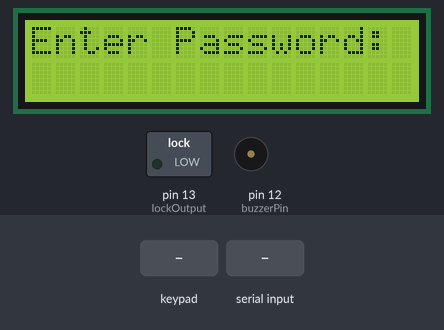
Simulated run of this sketch. Board: Arduino Uno, built with avr-gcc and run on an emulated ATmega328P. Parts: 16×2 character LCD, switched loads named in the sketch (green lamp = pin HIGH), buzzer (waves = sounding, pin HIGH). The test bench sets the inputs (shaded band).

Above: at 1.2 s.
1.3 s: keypad keys 1 2 3 4 5 6 7 8 pressed 0.4 s apart
At 5.7 s:
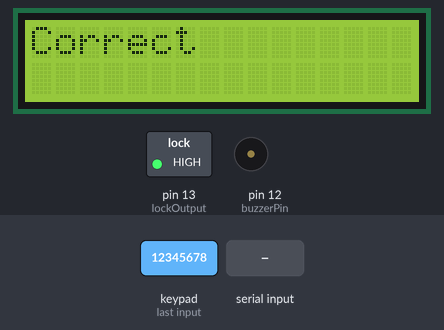
6.0 s: key '*' pressed
9.0 s: keypad keys 1 3 9 7 2 2 2 2 pressed 0.4 s apart
At 15.0 s:
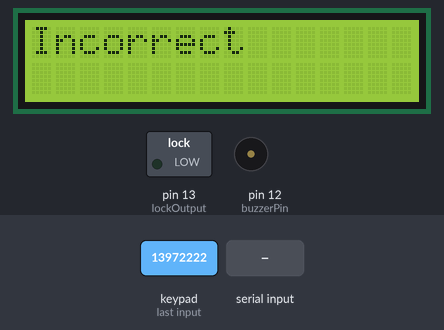
15.2 s: keypad keys 0 0 0 0 0 0 0 0 pressed 0.4 s apart
At 19.6 s:
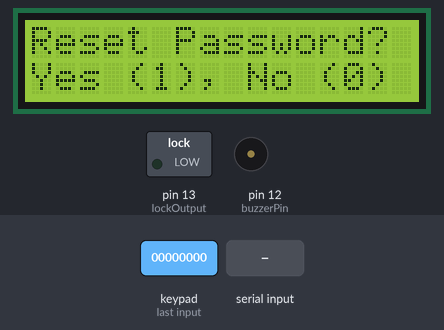
20.1 s: "1" received over the second serial link
At 20.8 s:
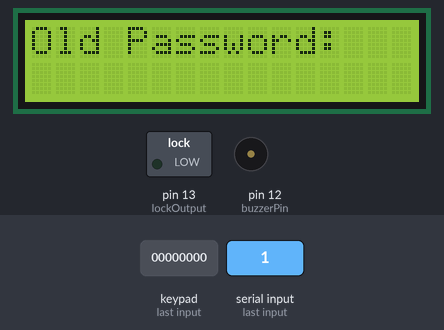
21.7 s: keypad keys 1 2 3 4 5 6 7 8 # pressed 0.4 s apart
At 26.4 s:
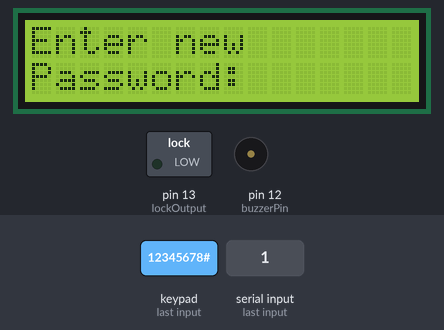
Timing chart, 0 to 27.8 s (numbered marks = the images above; inputs shaded):
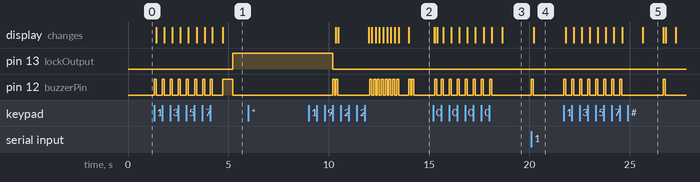

The sketch:

arduinoide.ino
```cpp
// Include Arduino Wire library for I2C
#include <Wire.h>
// Include LCD display library for I2C
#include <LiquidCrystal_I2C.h>
// Include Keypad library
#include <Keypad.h>
// Include Serial library
#include <SoftwareSerial.h>

SoftwareSerial mySerial(10, 11);  // 10 - Rx, 11 - Tx

// Length of password + 1 for null character
#define Password_Length 9

// Character to hold password input
char Data[Password_Length];

// Password
char Master[Password_Length] = "12345678";

// Pin connected to lock relay input
int lockOutput = 13;

// Pin connected to buzzer
int buzzerPin = 12;

// counter for incorrect attempts, max att
int countinc = 0;
#define MAXINC 3

// Counter for character entries
byte data_count = 0;

// Character to hold key input
char btKey;
char keyKey;
char customKey;

// Constants for row and column sizes
const byte ROWS = 4;
const byte COLS = 3;

// Array to represent keys on keypad
char hexaKeys[ROWS][COLS] = {
  { '1', '2', '3' },
  { '4', '5', '6' },
  { '7', '8', '9' },
  { '*', '0', '#' }
};

// Connections to Arduino
byte rowPins[ROWS] = { 8, 7, 6, 5 };
byte colPins[COLS] = { 4, 3, 2 };

// Create keypad object
Keypad customKeypad = Keypad(makeKeymap(hexaKeys), rowPins, colPins, ROWS, COLS);

// Create LCD object
LiquidCrystal_I2C lcd(0x27, 16, 2);

void setup() {
  // Setup LCD with backlight and initialize
  lcd.backlight();
  lcd.init();

  // Set lockOutput as an OUTPUT pin
  pinMode(lockOutput, OUTPUT);
  pinMode(buzzerPin, OUTPUT);

  //Serial
  mySerial.begin(9600);
  Serial.begin(115200);
}

void loop() {

  // Initialize LCD and print
  lcd.setCursor(0, 0);
  lcd.print("Enter Password:");

  // Look for keypress
  getChar();
  if (customKey) {

    // if *, show password
    if (customKey == '*') {
      showPass();
      goto shown;
    }

    // if #, backspace
    if (customKey == '#') {
      backspace();
      goto shown;
    }

    // Enter keypress into array and increment counter

    Data[data_count] = customKey;
    lcd.setCursor(data_count, 1);
    lcd.print('*');
    data_count++;
  }


  // See if we have reached the password length
  if (data_count == Password_Length - 1) {
    delay(500);
    lcd.clear();

    if (!strcmp("00000000", Data)) {
      changepass();
      goto endofloop;
    }

    if (!strcmp(Data, Master)) {
      // Password is correct
      lcd.print("Correct");
      // Turn on relay for 5 seconds
      digitalWrite(buzzerPin, HIGH);
      delay(500);
      digitalWrite(buzzerPin, LOW);
      digitalWrite(lockOutput, HIGH);
      delay(5000);
      digitalWrite(lockOutput, LOW);
      digitalWrite(buzzerPin, HIGH);
      delay(100);
      digitalWrite(buzzerPin, LOW);

    } else {
      // Password is incorrect
      lcd.print("Incorrect");
      digitalWrite(buzzerPin, HIGH);
      delay(100);
      digitalWrite(buzzerPin, LOW);
      delay(50);
      digitalWrite(buzzerPin, HIGH);
      delay(100);
      digitalWrite(buzzerPin, LOW);

      delay(1000);
      countinc++;
      if (countinc == MAXINC) {
        lcd.clear();
        lcd.print("Too many in-");
        lcd.setCursor(0, 1);
        lcd.print("correct attempts.");
        for (int i = 0; i < 3; i++) {
          digitalWrite(buzzerPin, HIGH);
          delay(100);
          digitalWrite(buzzerPin, LOW);
          delay(50);
          digitalWrite(buzzerPin, HIGH);
          delay(100);
          digitalWrite(buzzerPin, LOW);
          delay(100);
        }

        delay(1000);
        lcd.clear();
        lcd.print("Try again later");
        // delay(7000);
        digitalWrite(buzzerPin, HIGH);
        delay(1500);
        digitalWrite(buzzerPin, LOW);
        delay(3500);
        countinc = 0;
      }
    }

endofloop:
    NULL;

    // Clear data and LCD display
    lcd.clear();
    clearData();
  }

shown:
  NULL;
}

void clearData() {
  // Go through array and clear data
  // put inside bracket to be cool
  while (data_count != 0) {
    Data[data_count] = 0;
    data_count--;
  }
  return;
}

void showPass() {
  // Clear screen, set cursor to start
  lcd.clear();
  lcd.setCursor(0, 0);
  lcd.print("Check Password:");
  lcd.setCursor(0, 1);
  // print every char in password
  for (int i = 0; i < data_count; i++) {
    lcd.print(Data[i]);
  }
  // wait for one second
  delay(1500);
  // clear screen, set cursor to start
  lcd.clear();
  lcd.setCursor(0, 0);
  lcd.print("Enter Password:");
  lcd.setCursor(0, 1);
  // print stars
  for (int i = 0; i < data_count; i++) {
    lcd.print('*');
  }
}

void backspace() {

  if (data_count) {
    data_count--;
    lcd.clear();
    lcd.print("Enter Password:");
    lcd.setCursor(0, 1);
    for (int i = 0; i < data_count; i++) {
      lcd.print('*');
    }
  }
}

void changepass() {
  clearData();
  lcd.clear();
  lcd.print("Reset Password?");
  lcd.setCursor(0, 1);
  lcd.print("Yes (1), No (0)");
  //delay(1000);

  do {
    getChar();
  } while (!customKey);
  if (customKey == '1') {
    lcd.clear();
    lcd.print("Old Password:");
    for (int i = 0; i < 8; i++) {
      do {
        getChar();
      } while (!customKey);
      if (customKey) {

        // if *, show password
        if (customKey == '*') {
          showPass();
          i = i - 1;
          continue;
        }

        // if #, backspace

        if (customKey == '#') {
          lcd.setCursor(0, 0);
          lcd.print("Incorrect input");
          delay(500);
          lcd.setCursor(0, 0);
          lcd.print("Old Password:  ");
          i = i - 1;
          continue;
        }


        // Enter keypress into array and increment counter

        Data[data_count] = customKey;
        lcd.setCursor(data_count, 1);
        lcd.print('*');
        data_count++;
      }
    }
    if (!strcmp(Data, Master)) {
      // Password is correct
      lcd.clear();
      lcd.print("Correct");
      delay(1000);
      lcd.clear();
      lcd.print("Enter new");
      lcd.setCursor(0, 1);
      lcd.print("Password:");
      delay(1000);
      lcd.clear();
      lcd.print("Password:");

      for (int i = 0; i < 8; ++i) {

        do {
          getChar();
        } while (!customKey);

        if (customKey) {

          // if *, show password
          if (customKey == '*') {
            lcd.setCursor(0, 0);
            lcd.print("Incorrect input");
            delay(500);
            lcd.setCursor(0, 0);
            lcd.print("Password:      ");
            i = i - 1;
            continue;
          }

          // if #, backspace
          if (customKey == '#') {
            lcd.setCursor(0, 0);
            lcd.print("Incorrect input");
            delay(500);
            lcd.setCursor(0, 0);
            lcd.print("Password:      ");
            i = i - 1;
            continue;
          }
          lcd.setCursor(i, 1);
          lcd.print('*');
          Master[i] = customKey;
        }
      }
      lcd.clear();
      lcd.print("Password Reset");
      lcd.setCursor(0, 1);
      lcd.print("Complete");
      delay(500);
      digitalWrite(buzzerPin, HIGH);
      delay(500);
      digitalWrite(buzzerPin, LOW);
      delay(100);
      digitalWrite(buzzerPin, HIGH);
      delay(500);
      digitalWrite(buzzerPin, LOW);
      delay(100);
      digitalWrite(buzzerPin, HIGH);
      delay(500);
      digitalWrite(buzzerPin, LOW);


      delay(1000);
      lcd.clear();
    } else {
      lcd.clear();
      lcd.print("Incorrect");
      lcd.setCursor(0, 1);
      lcd.print("Password");
      digitalWrite(buzzerPin, HIGH);
      delay(100);
      digitalWrite(buzzerPin, LOW);

      delay(1000);
    }
    return;
  } else
    return;
}

void getChar() {
  btKey = 0;
  if (mySerial.available()) {
    btKey = mySerial.read();
  }
  keyKey = customKeypad.getKey();
  customKey = 0;
  if (btKey || keyKey) {
    customKey = keyKey ? keyKey : btKey;
  }
  if (customKey) {
    digitalWrite(buzzerPin, HIGH);
    delay(100);
    digitalWrite(buzzerPin, LOW);
  }
}

// for (int i = 0; i < Password_Length; i++) {
//   // add stuff
// }
```

Measured:
- after the input at 1.3 s, pin 13 (lockOutput): LOW → HIGH after 3.9 s; pin 12 (buzzerPin): goes 7 × (HIGH 0.10 s, LOW 0.30 s), HIGH 0.10 s, LOW 0.51 s, HIGH 0.50 s, then LOW, starting at once; the display: first changes after 0.11 s (image 1 shows a later state)
- after the input at 6.0 s, every drawn part: stays the same
- after the input at 9.0 s, the display: first differs from a run without the input after 3.1 s (image 2 shows a later state)
- after the input at 15.2 s, pin 12 (buzzerPin): goes HIGH 0.10 s, LOW 0.21 s, 6 × (HIGH 0.10 s, LOW 0.30 s), HIGH 0.10 s, then LOW, starting after 0.09 s; the display: first differs from a run without the input after 0.19 s (image 3 shows a later state)
- after the input at 20.1 s, pin 12 (buzzerPin): LOW → HIGH at once, → LOW 0.10 s later; the display: changes after 0.11 s (image 4)
- after the input at 21.7 s, pin 12 (buzzerPin): goes 7 × (HIGH 0.10 s, LOW 0.29 s), HIGH 0.10 s, LOW 2.1 s, HIGH 0.10 s, then LOW, starting at once; the display: first changes after 0.11 s (image 5 shows a later state)
- what the display in image 5 shows lasts 1.1 s, from 25.6 s to 26.7 s
